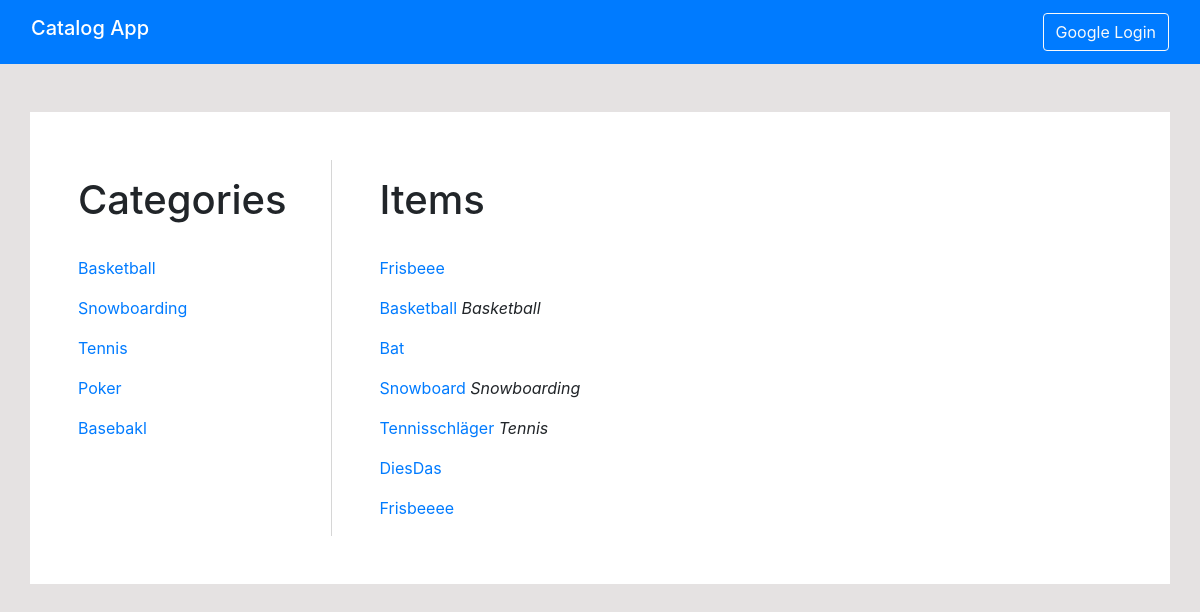
The app's page /catalog/, older data.
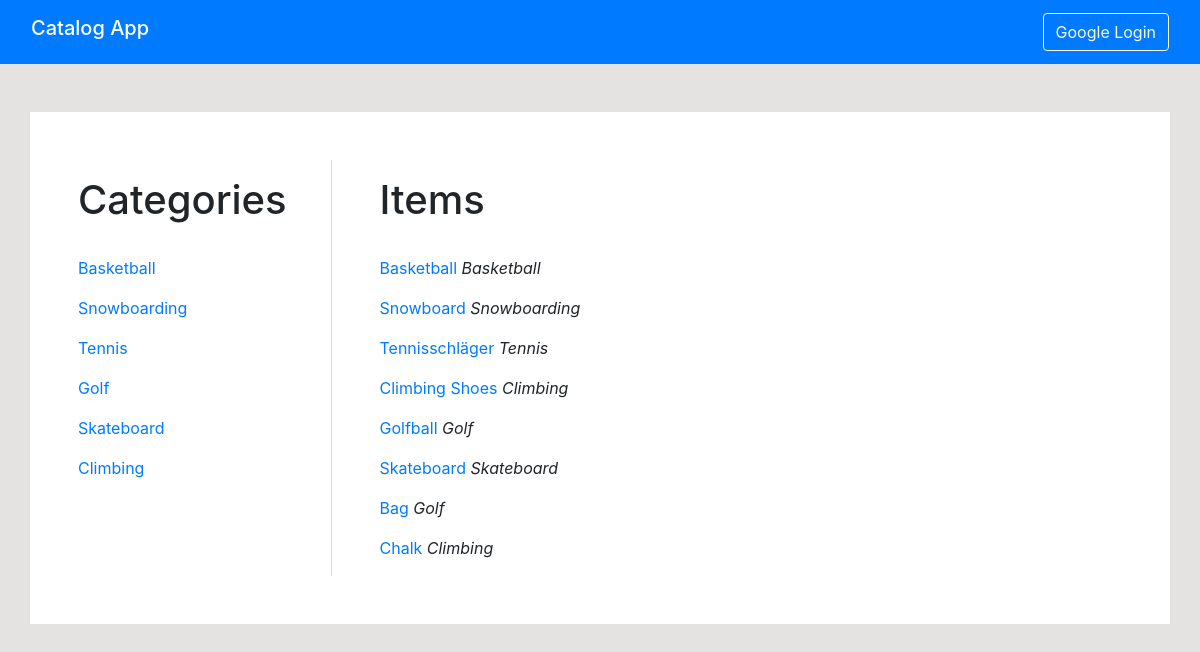
The same page, newer data.
### app/models.py (models this page shows, shortened)
class Category(db.Model):
    id = db.Column(db.Integer, primary_key=True)
    title = db.Column(db.String(64), index=True, unique=True)
    items = db.relationship('Item', backref='category', lazy='dynamic')

class Item(db.Model):
    id = db.Column(db.Integer, primary_key=True)
    title = db.Column(db.String(64), index=True, unique=True)
    description = db.Column(db.String(140))
    category_id = db.Column(db.Integer(), db.ForeignKey('category.id'))

### app/routes.py (the view)
@app.route('/')
@app.route('/catalog/')
def index():
    categories = Category.query.all()
    items = Item.query.all()
    return render_template('index.html', title='Catalog App',
                           categories=categories, items=items)

### app/templates/index.html (shortened to what this page needs)
{% extends "base.html" %}
{% block content %}
		<div class="row">
			<div class="col-md-3" style="border-right: 1px solid #D6D6D6;">
		        <h1 class="pt-3">Categories</h1>
		        <br>
		        {% for category in categories %}
		        <div>
		        	<p>
		        		<a href="{{url_for('category', category_id = category.id)}}">
		        			{{category.title}}
		        		</a>
		        	</p>
		        </div>
	        	{% endfor %}
	        </div>
			<div class="col-md-9  pl-5">
		        <h1 class="pt-3">Items</h1>
		        <br>
		        {% for item in items %}
		        <div>
		        	<p>
			        	<a href="{{ url_for('item', category_id = item.category.id, item_id = item.id)}}">
			        		{{item.title}}
			        	</a>
		        		<span class="font-italic">
		        		{{item.category.title}}
		        		</span>
		        	</p>
		   		</div>
		        {% endfor %}
		    </div>
		</div>
{% endblock %}

### app/templates/base.html (shortened to what this page needs)
<html>
    <head>
        <link rel="stylesheet" href="https://stackpath.bootstrapcdn.com/bootstrap/4.3.1/css/bootstrap.min.css">
    </head>
    <body style="background-color: #E5E2E2;">
    	<nav class="navbar navbar-dark bg-primary">
            <div class="container-fluid">
                <div class="navbar-header">
    				<a class="navbar-brand h1 " href="{{url_for('index')}}">
                        <span> Catalog App </span>
                    </a>
                </div>
                <div class="nav navbar-nav navbar-right">
                  {% if current_user.is_authenticated %}
                  <a class="button btn btn-outline-light" href="{{url_for('logout')}}">Logout</a>
                  {% else %}
                  <a class="button btn btn-outline-light" href="{{url_for('login')}}">Google Login</a>
                  {% endif %}
                </div>
            </div>
		</nav>
		<div class="container p-5 mt-5" style="background-color: white;">
		{% block content %}
		{% endblock %}
    	</div>
   	</body>
</html>

Row changes from the older to the newer data that the page shows:
removed Item: title "Frisbeee"
removed Item: title "Bat"
changed Category: title "Poker" → "Golf"
changed Category: title "Basebakl" → "Skateboard"
added Category: title "Climbing"
changed Item: title "DiesDas" → "Climbing Shoes"; category (not shown) → "Climbing"
changed Item: title "Frisbeeee" → "Golfball"; category (not shown) → "Golf"
added Item: title "Skateboard", category "Skateboard"
added Item: title "Bag", category "Golf"
added Item: title "Chalk", category "Climbing"
